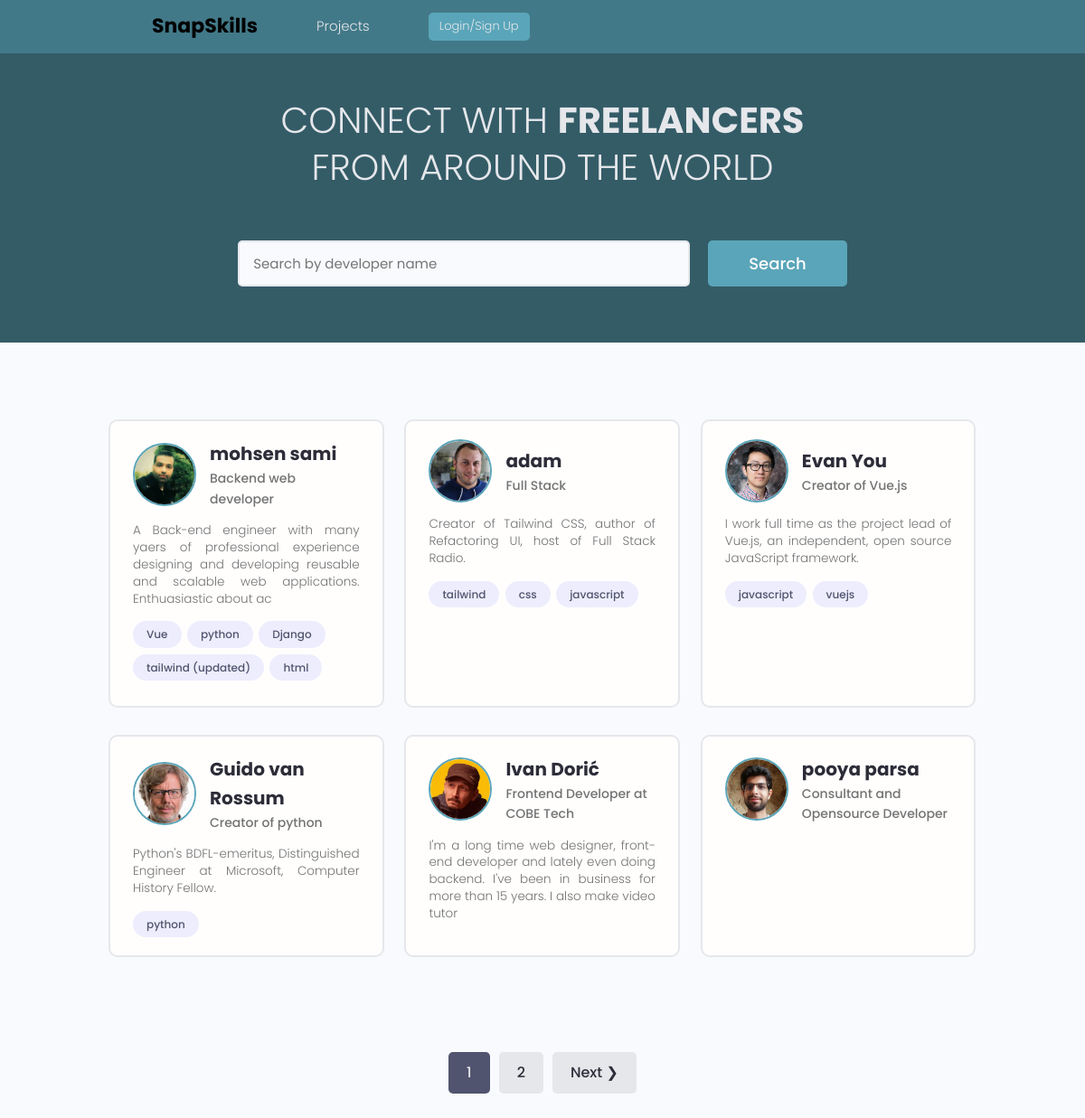
The page / on the database its author committed.
### users/models.py (models this page shows, shortened)
class Profile(models.Model):
    user = models.OneToOneField(User, on_delete=models.CASCADE, null=True, blank=True)
    name = models.CharField(max_length=200, blank=True, null=True)
    email = models.EmailField(max_length=500, blank=True, null=True)
    username = models.CharField(max_length=200, blank=True, null=True)
    location = models.CharField(max_length=200, blank=True, null=True)
    short_intro = models.CharField(max_length=200, blank=True, null=True)
    bio = models.TextField(blank=True, null=True)
    profile_image = models.ImageField(null=True, blank=True, upload_to='profiles/', default="profiles/user-default.png")
    social_github = models.CharField(max_length=200, blank=True, null=True)
    social_twitter = models.CharField(max_length=200, blank=True, null=True)
    social_linkedin = models.CharField(max_length=200, blank=True, null=True)
    social_youtube = models.CharField(max_length=200, blank=True, null=True)
    social_website = models.CharField(max_length=200, blank=True, null=True)
    created = models.DateTimeField(auto_now_add=True)
    id = models.UUIDField(default=uuid.uuid4, unique=True, primary_key=True, editable=False)
    class Meta:
        ordering = ['created']
    @property
    def imageURL(self):
        try:
            url = self.profile_image.url
        except:
            url = './media/profiles/user-default.png'
        return url

class Skill(models.Model):
    owner = models.ForeignKey(Profile, on_delete=models.CASCADE, null=True, blank=True)
    name = models.CharField(max_length=200, blank=True, null=True)
    description = models.TextField(null=True, blank=True)
    created = models.DateTimeField(auto_now_add=True)
    id = models.UUIDField(default=uuid.uuid4, unique=True, primary_key=True, editable=False)
    def __str__(self):
        return str(self.name)

### users/views.py (the view)
# urls.py: path('', views.profiles, name="profiles"),
def profiles(request):
    profiles, search_query = searchProfiles(request)
    custom_range, profiles = paginateProfiles(request, profiles, 6)
    context = {'profiles': profiles, 'search_query': search_query, 'custom_range': custom_range}
    return render(request, 'users/profiles.html', context)

### users/utils.py (called while the page is built)
def paginateProfiles(request, profiles, results):
    page = request.GET.get('page')
    paginator = Paginator(profiles, results)
    try:
        profiles = paginator.page(page)
    except PageNotAnInteger:
        page = 1
        profiles = paginator.page(page)
    except EmptyPage:
        page = paginator.num_pages
        profiles = paginator.page(page)
    leftIndex = (int(page) - 4)
    if leftIndex < 1:
        leftIndex = 1
    rightIndex = (int(page) + 5)
    if rightIndex > paginator.num_pages:
        rightIndex = paginator.num_pages + 1
    custom_range = range(leftIndex, rightIndex)
    return custom_range, profiles

def searchProfiles(request):
    search_query = ''
    if request.GET.get('search_query'):
        search_query = request.GET.get('search_query')
    skills = Skill.objects.filter(name__icontains=search_query)
    profiles = Profile.objects.distinct().filter(
        Q(name__icontains=search_query) |
        Q(short_intro__icontains=search_query) |
        Q(skill__in=skills)
    )
    return profiles, search_query

### users/templates/users/profiles.html (shortened to what this page needs)
{% extends 'main.html' %}
{% load thumbnail %}
{% block content %}
<main class="home">
    <section class="hero-section text-center">
        <div class="container container--narrow">
            <div class="hero-section__box">
                <h2>CONNECT WITH <span>Freelancers</span></h2>
                <h2>FROM AROUND THE WORLD</h2>
            </div>
            <div class="hero-section__search">
                <form id="searchForm" class="form" action="{% url 'profiles' %}" method="get">
                    <div class="form__field">
                        <input class="input input--text" id="formInput#search" type="text" name="search_query"
                            value="{{search_query}}" placeholder="Search by developer name" />
                    </div>
                    <input class="btn btn--main btn--lg" type="submit" value="Search" />
                </form>
            </div>
        </div>
    </section>
    <section class="devlist">
        <div class="container">
            <div class="grid grid--three">
                {% for profile in profiles %}
                <div class="column card">
                    <div class="dev">
                        <a href="{% url 'profile-detail' profile.id %}" class="card__body">
                            <div class="dev__profile">
                                {% thumbnail profile.profile_image "66x66" crop="center" as im %}
                                    <img class="avatar avatar--md" src="{{ im.url }}" width="{{ im.width }}" height="{{ im.height }}">
                                {% endthumbnail %}
                                <div class="dev__meta">
                                    <h3>{{profile.name}}</h3>
                                    <h5>{{profile.short_intro|slice:"60"}}</h5>
                                </div>
                            </div>
                            <p class="dev__info">{{profile.bio|slice:"150"}}</p>
                            <div class="dev__skills">
                                {% for skill in profile.skill_set.all|slice:"5" %}
                                <span class="tag tag--pill tag--sub">
                                    <small>{{skill}}</small>
                                </span>
                                {% endfor %}
                            </div>
                        </a>
                    </div>
                </div>
                {% endfor %}
            </div>
        </div>
    </section>
    {% include 'pagination.html' with queryset=profiles custom_range=custom_range %}
</main>
{% endblock content %}

### templates/main.html (shortened to what this page needs)
{% load static %}
<!DOCTYPE html>
<html lang="en">
    <head>
        <link rel="stylesheet" href="{% static 'uikit/styles/uikit.css' %}" />
        <link rel="stylesheet" href="{% static 'css/app.css' %}" />
        <link rel="stylesheet" href="{% static 'css/main.css' %}" />
    </head>
<body>
    {% include 'navbar.html' %}
    {% block content %}{% endblock content %}
</body>
</html>

### templates/navbar.html (shortened to what this page needs)
{% load static %}
<header class="header">
    <div class="container container--narrow">
        <nav class="header__nav">
            <ul class="header__menu">
                <a href="{% url 'profiles' %}" style="font-size: 22px; color: #000000; font-weight: bold;">
                    SnapSkills
                </a>
                <li class="header__menuItem"><a href="{% url 'projects' %}">Projects</a></li>
                {% if request.user.is_authenticated %}
                <li class="header__menuItem"><a href="{% url 'inbox' %}">Inbox</a></li>
                <li class="header__menuItem"><a href="{% url 'account' %}">Account</a></li>
                <li class="header__menuItem"><a href="{% url 'logout' %}" class="btn btn--sm btn--main">Logout</a></li>
                {% else %}
                <li class="header__menuItem"><a href="{% url 'login' %}" class="btn btn--sm btn--main">Login/Sign Up</a></li>
                {% endif %}
            </ul>
        </nav>
    </div>
</header>

### templates/pagination.html (shortened to what this page needs)
{% if queryset.has_other_pages %}
<div class="pagination">
    <ul class="container">
        {% for page in custom_range %}
        {% if page == queryset.number%}
        <li><a href="?page={{page}}" class="btn page-link btn--sub" data-page="{{page}}">{{page}}</a></li>
        {% else %}
        <li><a href="?page={{page}}" class="btn page-link" data-page="{{page}}">{{page}}</a></li>
        {% endif %}
        {% endfor %}
        {% if queryset.has_next %}
        <li><a href="?page={{queryset.next_page_number}}" class="btn page-link"
                data-page="{{queryset.next_page_number}}">Next &#10095;</a></li>
        {% endif %}
    </ul>
</div>
{% endif %}

### static/css/app.css (style rules this page uses)
:root { --color-sub: #2d2d39; }
.btn--sub { background-color: var(--color-sub-light); }
.card { border: 2px solid var(--color-light); }
img { width: 100%; }
.header { position: sticky; z-index: 111; background-color: var(--color-sub); padding: 11px 0; }
.header > .container { display: flex; justify-content: space-between; align-items: center; }
.header__nav > ul { display: inline-flex; align-items: center; list-style: none; gap: 6.5rem; }
.header__menuItem > a { color: var(--color-light); font-weight: 300; }
.hero-section { height: 40vh; display: flex; align-items: center; background-color: var(--color-sub); }
.hero-section__box { margin-bottom: 4rem; }
.hero-section__box > h2, .hero-section__box > h2 > span { font-size: 4rem; color: var(--color-light); line-height: 1.3; text-transform: uppercase; }
.hero-section__box > h2 { font-weight: 300; }
.hero-section__box > h2 > span { font-weight: 700; }
.hero-section__search > .form { display: flex; align-items: center; justify-content: center; gap: 2rem; }
.hero-section__search > .form input.input--text { width: 50rem; }
.devlist { margin-top: 8rem; }
.devlist .grid { align-items: stretch; }
.devlist .dev .dev__profile { display: flex; align-items: center; gap: 1.5rem; }
.devlist .dev .dev__meta h3 { color: var(--color-sub); font-size: 2rem; font-weight: 700; }
.devlist .dev .dev__meta h5 { color: var(--color-text); font-size: 1.4rem; font-weight: 500; }
.devlist .dev .dev__info { margin: 1.5rem 0; font-size: 1.35rem; line-height: 1.4; text-align: justify; }
.pagination { margin-top: 8rem; margin-bottom: 10rem; }
.pagination > ul { flex-wrap: wrap; list-style: none; display: flex; align-items: center; justify-content: center; gap: 1rem; }
.pagination .btn { color: var(--color-sub); }
.pagination .btn.btn--sub { color: var(--color-light); }

### static/css/main.css (style rules this page uses)
.header { background-color: #427988; }
.hero-section { background-color: #345c67; }

### static/uikit/styles/modules/_variables.css (style rules this page uses)
:root { --color-main: #5aa5b9; --color-main-light: #e6faff; --color-sub: #3f4156; --color-sub-light: #51546e; --color-sub-lighter: #ededfd; --color-text: #737373; --color-gray: #8b8b8b; --color-light: #e5e7eb; --color-light-gray: #767676; --color-bg: #f8fafd; --color-white: #fffefd; --color-white-light: #f3f3f3; --color-success: #359e64; --color-success-bg: #def8e8; --color-error: #fc4b0b; --color-error-bg: #fff2ee; --font-base: 'Poppins', arial, helvetica, 'Segoe UI', roboto, ubuntu, sans-serif; --font-monospace: 'Fira Code', 'Courier New', courier, monospace; --font-regular: 300; --font-medium: 500; --font-bold: 700; --generic-shadow: 1px 1px 5px #00000010; --generic-transition: all 0.3s ease-in-out; }

### static/uikit/styles/modules/_base.css (style rules this page uses)
* { margin: 0; padding: 0; box-sizing: border-box; text-rendering: optimizeLegibility; color: inherit; font-size: inherit; }
html { font-size: 50%; }
@media only screen and (min-width: 480px) { html { font-size: 56.25%; } }
@media only screen and (min-width: 1200px) { html { font-size: 62.5%; } }
body { line-height: 1.6; font-weight: 400; font-size: 1.5rem; color: var(--color-text); background-color: var(--color-bg); min-height: 100vh; }

### static/uikit/styles/modules/_typography.css (style rules this page uses)
* { font-family: var(--font-base); }
h2 { font-size: 3.6rem; font-weight: var(--font-bold); }
h3 { font-size: 3.2rem; font-weight: var(--font-medium); }
h5 { font-size: 2.4rem; font-weight: var(--font-medium); }
h5, h6 { font-weight: var(--font-regular); }
p, span, strong { font-size: 1.6rem; color: var(--color-text); font-weight: var(--font-regular); }
a { padding-bottom: 2px; text-decoration: none; display: inline-block; color: var(--color-main); font-weight: var(--font-medium); }

### static/uikit/styles/modules/_utilities.css (style rules this page uses)
.container { width: 92%; max-width: 165rem; margin: 0 auto; box-sizing: border-box; }
.container--narrow { width: 92%; max-width: 120rem; }
@media screen and (min-width: 1000px) { .container { width: 90%; } }
@media screen and (min-width: 1000px) { .container--narrow { width: 85%; } }
@media screen and (min-width: 1200px) { .container { width: 80%; } }
@media screen and (min-width: 1200px) { .container--narrow { width: 72%; } }
.text-center { text-align: center; }

### static/uikit/styles/modules/_avatar.css (style rules this page uses)
.avatar { border-radius: 50%; border: 2px solid var(--color-main); object-fit: cover; }
.avatar--md { height: 7rem; width: 7rem; }

### static/uikit/styles/modules/_card.css (style rules this page uses)
.card { border-radius: 1rem; background-color: var(--color-white); border: 1.5px solid var(--color-light); width: auto; height: auto; margin-top: 0.5rem; margin-bottom: 0.5rem; overflow: hidden; }
.card__body, .card__header { padding: 2rem 2.5rem; }

### rows shown on the page
Profile: shows a picture, name "mohsen sami", short_intro "Backend web developer", bio "A Back-end engineer with many yaers of professional experience designing and developing reusable and scalable web applications. Enthuasiastic about ac"
Skill: name "Vue"
Skill: name "python"
Skill: name "Django"
Skill: name "tailwind (updated)"
Skill: name "html"
Profile: shows a picture, name "adam", short_intro "Full Stack", bio "Creator of Tailwind CSS, author of Refactoring UI, host of Full Stack Radio."
Skill: name "tailwind"
Skill: name "css"
Skill: name "javascript"
Profile: shows a picture, name "Evan You", short_intro "Creator of Vue.js", bio "I work full time as the project lead of Vue.js, an independent, open source JavaScript framework."
Skill: name "javascript"
Skill: name "vuejs"
Profile: shows a picture, name "Guido van Rossum", short_intro "Creator of python", bio "Python's BDFL-emeritus, Distinguished Engineer at Microsoft, Computer History Fellow."
Skill: name "python"
Profile: shows a picture, name "Ivan Dorić", short_intro "Frontend Developer at COBE Tech", bio "I'm a long time web designer, front-end developer and lately even doing backend. I've been in business for more than 15 years. I also make video tutor"
Profile: shows a picture, name "pooya parsa", short_intro "Consultant and Opensource Developer"

### other values the page prints
{{ page }} "1"
{{ page }} "2"
